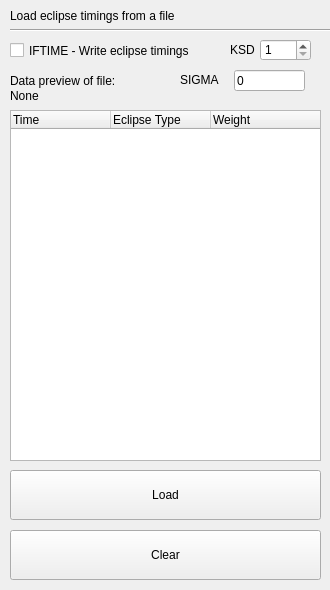
<?xml version="1.0" encoding="UTF-8"?>
<ui version="4.0">
 <class>EclipseWidget</class>
 <widget class="QWidget" name="EclipseWidget">
  <property name="geometry">
   <rect>
    <x>0</x>
    <y>0</y>
    <width>330</width>
    <height>590</height>
   </rect>
  </property>
  <property name="minimumSize">
   <size>
    <width>330</width>
    <height>590</height>
   </size>
  </property>
  <property name="maximumSize">
   <size>
    <width>330</width>
    <height>590</height>
   </size>
  </property>
  <property name="windowTitle">
   <string>Eclipse Timings</string>
  </property>
  <widget class="QLabel" name="label_53">
   <property name="geometry">
    <rect>
     <x>10</x>
     <y>0</y>
     <width>711</width>
     <height>31</height>
    </rect>
   </property>
   <property name="text">
    <string>Load eclipse timings from a file</string>
   </property>
  </widget>
  <widget class="Line" name="line_12">
   <property name="geometry">
    <rect>
     <x>10</x>
     <y>20</y>
     <width>711</width>
     <height>21</height>
    </rect>
   </property>
   <property name="orientation">
    <enum>Qt::Horizontal</enum>
   </property>
  </widget>
  <widget class="QCheckBox" name="iftime_chk">
   <property name="geometry">
    <rect>
     <x>10</x>
     <y>30</y>
     <width>231</width>
     <height>41</height>
    </rect>
   </property>
   <property name="text">
    <string>IFTIME - Write eclipse timings</string>
   </property>
  </widget>
  <widget class="QPushButton" name="load_btn">
   <property name="geometry">
    <rect>
     <x>10</x>
     <y>470</y>
     <width>311</width>
     <height>50</height>
    </rect>
   </property>
   <property name="text">
    <string>Load</string>
   </property>
  </widget>
  <widget class="QTreeWidget" name="datawidget">
   <property name="geometry">
    <rect>
     <x>10</x>
     <y>110</y>
     <width>311</width>
     <height>351</height>
    </rect>
   </property>
   <column>
    <property name="text">
     <string>Time</string>
    </property>
   </column>
   <column>
    <property name="text">
     <string>Eclipse Type</string>
    </property>
   </column>
   <column>
    <property name="text">
     <string>Weight</string>
    </property>
   </column>
  </widget>
  <widget class="QPushButton" name="clear_btn">
   <property name="geometry">
    <rect>
     <x>10</x>
     <y>530</y>
     <width>311</width>
     <height>50</height>
    </rect>
   </property>
   <property name="text">
    <string>Clear</string>
   </property>
  </widget>
  <widget class="QLabel" name="label">
   <property name="geometry">
    <rect>
     <x>10</x>
     <y>70</y>
     <width>141</width>
     <height>21</height>
    </rect>
   </property>
   <property name="text">
    <string>Data preview of file:</string>
   </property>
  </widget>
  <widget class="QLabel" name="filepath_label">
   <property name="geometry">
    <rect>
     <x>10</x>
     <y>80</y>
     <width>311</width>
     <height>31</height>
    </rect>
   </property>
   <property name="text">
    <string>None</string>
   </property>
  </widget>
  <widget class="QSpinBox" name="ksd_box">
   <property name="geometry">
    <rect>
     <x>260</x>
     <y>39</y>
     <width>51</width>
     <height>22</height>
    </rect>
   </property>
   <property name="buttonSymbols">
    <enum>QAbstractSpinBox::UpDownArrows</enum>
   </property>
   <property name="minimum">
    <number>1</number>
   </property>
   <property name="maximum">
    <number>3</number>
   </property>
   <property name="value">
    <number>1</number>
   </property>
  </widget>
  <widget class="QLabel" name="label_16">
   <property name="geometry">
    <rect>
     <x>230</x>
     <y>40</y>
     <width>41</width>
     <height>20</height>
    </rect>
   </property>
   <property name="toolTip">
    <string>Set standard deviation apply method. [?]</string>
   </property>
   <property name="whatsThis">
    <string>&lt;html&gt;&lt;head/&gt;&lt;body&gt;&lt;p&gt;An integer array that is 0, 1, or 2 for each input sub-dataset (velocity, light, or eclipse timings). &lt;/p&gt;&lt;p&gt;The KSDs tell DC whether to apply the input standard deviations (σ’s) to compute curvedependent weights (KSD=0), &lt;/p&gt;&lt;p&gt;to apply DC’s internally computed σ’s for the weights (KSD=1),&lt;/p&gt;&lt;p&gt;or to apply σ’s based on one or two restricted phase ranges for the weights (KSD=2).&lt;/p&gt;&lt;p&gt;&lt;span style=&quot; font-weight:600;&quot;&gt;If unsure, set to 1.&lt;/span&gt;&lt;/p&gt;&lt;/body&gt;&lt;/html&gt;</string>
   </property>
   <property name="text">
    <string>KSD</string>
   </property>
  </widget>
  <widget class="QLabel" name="label_11">
   <property name="geometry">
    <rect>
     <x>180</x>
     <y>70</y>
     <width>51</width>
     <height>20</height>
    </rect>
   </property>
   <property name="toolTip">
    <string>Estimated standard deviation of observed light</string>
   </property>
   <property name="text">
    <string>SIGMA</string>
   </property>
  </widget>
  <widget class="QLineEdit" name="sigma_ipt">
   <property name="geometry">
    <rect>
     <x>234</x>
     <y>70</y>
     <width>71</width>
     <height>21</height>
    </rect>
   </property>
   <property name="text">
    <string>0</string>
   </property>
  </widget>
 </widget>
 <resources/>
 <connections/>
</ui>
